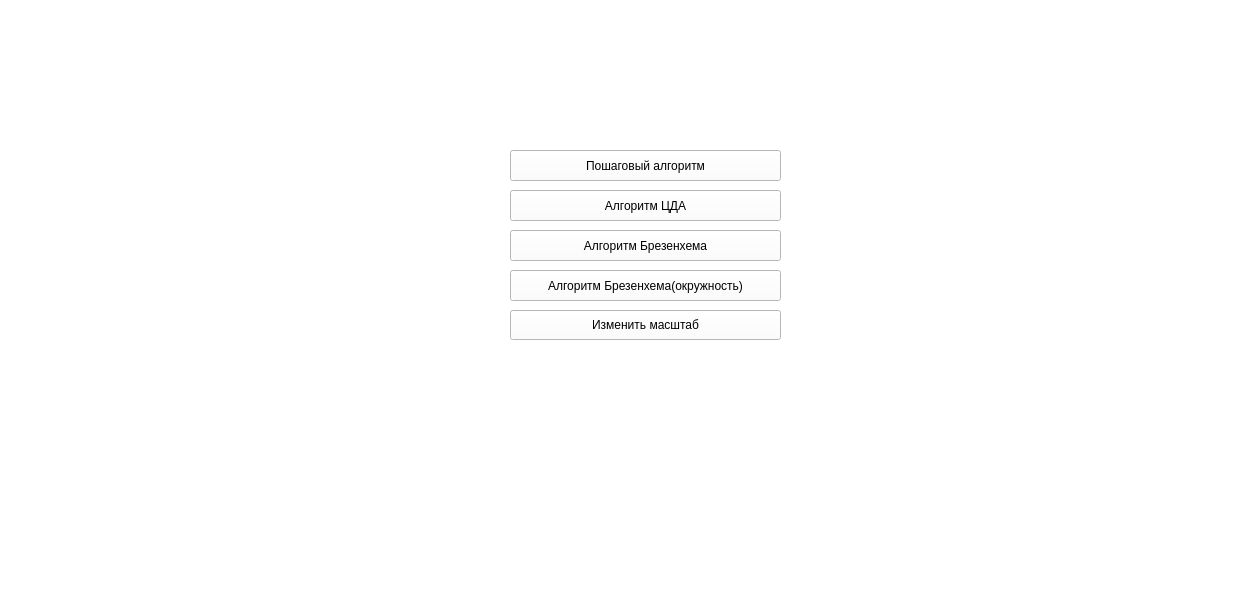
<?xml version="1.0" encoding="UTF-8"?>
<ui version="4.0">
 <class>MainWindow</class>
 <widget class="QMainWindow" name="MainWindow">
  <property name="geometry">
   <rect>
    <x>0</x>
    <y>0</y>
    <width>1253</width>
    <height>600</height>
   </rect>
  </property>
  <property name="windowTitle">
   <string>MainWindow</string>
  </property>
  <property name="styleSheet">
   <string notr="true">background-color:white</string>
  </property>
  <widget class="QWidget" name="centralwidget">
   <property name="styleSheet">
    <string notr="true">color:black</string>
   </property>
   <widget class="QPushButton" name="scaleButton">
    <property name="geometry">
     <rect>
      <x>510</x>
      <y>310</y>
      <width>271</width>
      <height>30</height>
     </rect>
    </property>
    <property name="sizePolicy">
     <sizepolicy hsizetype="Expanding" vsizetype="Fixed">
      <horstretch>0</horstretch>
      <verstretch>0</verstretch>
     </sizepolicy>
    </property>
    <property name="text">
     <string>Изменить масштаб</string>
    </property>
   </widget>
   <widget class="QPushButton" name="pushButton">
    <property name="geometry">
     <rect>
      <x>510</x>
      <y>150</y>
      <width>271</width>
      <height>31</height>
     </rect>
    </property>
    <property name="text">
     <string>Пошаговый алгоритм</string>
    </property>
   </widget>
   <widget class="QPushButton" name="pushButton_2">
    <property name="geometry">
     <rect>
      <x>510</x>
      <y>190</y>
      <width>271</width>
      <height>31</height>
     </rect>
    </property>
    <property name="text">
     <string>Алгоритм ЦДА</string>
    </property>
   </widget>
   <widget class="QPushButton" name="pushButton_3">
    <property name="geometry">
     <rect>
      <x>510</x>
      <y>230</y>
      <width>271</width>
      <height>31</height>
     </rect>
    </property>
    <property name="text">
     <string>Алгоритм Брезенхема</string>
    </property>
   </widget>
   <widget class="QPushButton" name="pushButton_4">
    <property name="geometry">
     <rect>
      <x>510</x>
      <y>270</y>
      <width>271</width>
      <height>31</height>
     </rect>
    </property>
    <property name="text">
     <string>Алгоритм Брезенхема(окружность)</string>
    </property>
   </widget>
  </widget>
  <widget class="QMenuBar" name="menubar">
   <property name="geometry">
    <rect>
     <x>0</x>
     <y>0</y>
     <width>1253</width>
     <height>21</height>
    </rect>
   </property>
  </widget>
  <widget class="QStatusBar" name="statusbar"/>
 </widget>
 <resources/>
 <connections/>
</ui>
